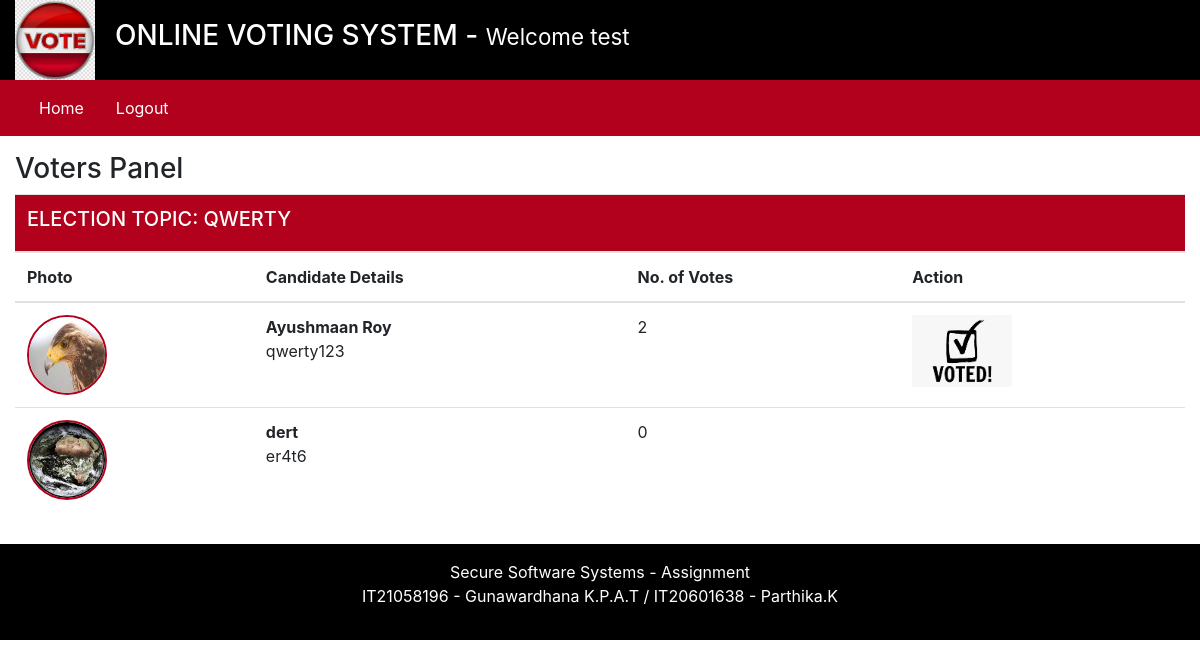
Screenshot of /voters/index.php (signed in) with the database file from the repository.
### tables this page shows
CREATE TABLE `elections` (
  `id` int(11) NOT NULL,
  `election_topic` varchar(255) DEFAULT NULL,
  `no_of_candidates` int(11) DEFAULT NULL,
  `starting_date` date DEFAULT NULL,
  `ending_date` date DEFAULT NULL,
  `status` varchar(45) DEFAULT NULL,
  `inserted_by` varchar(255) DEFAULT NULL,
  `inserted_on` date DEFAULT NULL
);

CREATE TABLE `candidate_details` (
  `id` int(11) NOT NULL,
  `election_id` int(11) DEFAULT NULL,
  `candidate_name` varchar(255) DEFAULT NULL,
  `candidate_details` varchar(45) DEFAULT NULL,
  `candidate_photo` text DEFAULT NULL,
  `inserted_by` varchar(255) DEFAULT NULL,
  `inserted_on` date DEFAULT NULL
);

### voters/index.php (the view, shortened to what this page needs)
<?php
    require_once("inc/header.php");
    require_once("inc/navigation.php");
?>
    <div class="row my-3">
        <div class="col-12">
            <h3> Voters Panel </h3>
            <?php
                $fetchingActiveElections = mysqli_query($db, "SELECT * FROM elections WHERE status = 'Active'") or die(mysqli_error($db));
                $totalActiveElections = mysqli_num_rows($fetchingActiveElections);
                if($totalActiveElections > 0)
                {
                    while($data = mysqli_fetch_assoc($fetchingActiveElections))
                    {
                        $election_id = $data['id'];
                        $election_topic = $data['election_topic'];
                ?>
                        <table class="table">
                            <thead>
                                <tr>
                                    <th colspan="4" class="bg-red text-white"><h5> ELECTION TOPIC: <?php echo strtoupper($election_topic); ?></h5></th>
                                </tr>
                                <tr>
                                    <th> Photo </th>
                                    <th> Candidate Details </th>
                                    <th> No. of Votes </th>
                                    <th> Action </th>
                                </tr>
                            </thead>
                            <tbody>
                            <?php
                                $fetchingCandidates = mysqli_query($db, "SELECT * FROM candidate_details WHERE election_id = '". $election_id ."'") or die(mysqli_error($db));
                                while($candidateData = mysqli_fetch_assoc($fetchingCandidates))
                                {
                                    $candidate_id = $candidateData['id'];
                                    $candidate_photo = $candidateData['candidate_photo'];
                                    $fetchingVotes = mysqli_query($db, "SELECT * FROM votings WHERE candidate_id = '". $candidate_id . "'") or die(mysqli_error($db));
                                    $totalVotes = mysqli_num_rows($fetchingVotes);
                            ?>
                                    <tr>
                                        <td> <img src="<?php echo $candidate_photo; ?>" class="candidate_photo"> </td>
                                        <td><?php echo "<b>" . $candidateData['candidate_name'] . "</b><br />" . $candidateData['candidate_details']; ?></td>
                                        <td><?php echo $totalVotes; ?></td>
                                        <td>
                                    <?php
                                            $checkIfVoteCasted = mysqli_query($db, "SELECT * FROM votings WHERE voters_id = '". $_SESSION['user_id'] ."' AND election_id = '". $election_id ."'") or die(mysqli_error($db));
                                            $isVoteCasted = mysqli_num_rows($checkIfVoteCasted);
                                            if($isVoteCasted > 0)
                                            {
                                                $voteCastedData = mysqli_fetch_assoc($checkIfVoteCasted);
                                                $voteCastedToCandidate = $voteCastedData['candidate_id'];
                                                if($voteCastedToCandidate == $candidate_id)
                                                {
                                    ?>
                                                    <img src="../assets/images/voted.png" width="100px;">
                                    <?php
                                                }
                                            }else {
                                    ?>
                                                <button class="btn btn-md btn-success" onclick="CastVote(<?php echo $election_id; ?>, <?php echo $candidate_id; ?>, <?php echo $_SESSION['user_id']; ?>)"> Vote </button>
                                    <?php
                                            }
                                    ?>
                                    </td>
                                    </tr>
                            <?php
                                }
                            ?>
                            </tbody>
                        </table>
                <?php
                    }
                }else {
                    echo "No any active election.";
                }
            ?>
        </div>
    </div>
<?php
    require_once("inc/footer.php");
?>

### voters/inc/header.php (shortened to what this page needs)
<!DOCTYPE html>
<html lang="en">
<head>
    <link rel="stylesheet" href="../assets/css/bootstrap.min.css">
    <link rel="stylesheet" href="../assets/css/style.css">
</head>
<body>
    <div class="container-fluid">
        <div class="row bg-black text-white">
            <div class="col-1">
                <img src="../assets/images/logo.jpeg" width="80px"/>
            </div>
            <div class="col-11 my-auto">
                <h3> ONLINE VOTING SYSTEM  - <small> Welcome  <?php echo $_SESSION['username']; ?></small> </h3>
            </div>
        </div>

### voters/inc/navigation.php (shortened to what this page needs)
<div class="row bg-red">
    <div class="col-12 bg-red">
    <nav class="navbar navbar-expand-lg navbar-light bg-red">
    <div class="collapse navbar-collapse" id="navbarSupportedContent">
        <ul class="navbar-nav mr-auto">
        <li class="nav-item">
            <a class="nav-link text-white mr-3" href="index.php">Home</a>
        </li>
        <li class="nav-item">
            <a class="nav-link text-white mr-3" href="../admin/logout.php">Logout</a>
        </li>
         </ul>
    </div>
    </nav>
</div>
</div>

### voters/inc/footer.php (shortened to what this page needs)
    <div class="row bg-black text-center text-white">
        <div class="col-12 my-3">
            <p> Secure Software Systems - Assignment  <br />
                IT21058196 - Gunawardhana K.P.A.T / IT20601638 - Parthika.K
            </p>
        </div>
    </div>
</div>
</body>
</html>

### assets/css/style.css (style rules this page uses)
.text-white { color: #fff; }
.bg-black { background-color: #000; }
.bg-red { background-color: #b2011c; }
.candidate_photo { width: 80px; height: 80px; border: 2px solid #b2011c; border-radius: 100%; }

### rows the page displays
elections: election_topic "QWERTY"
candidate_details: candidate_photo (picture), candidate_name "Ayushmaan Roy", candidate_details "qwerty123", totalVotes "2"
candidate_details: candidate_photo (picture), candidate_name "dert", candidate_details "er4t6", totalVotes "0"

### other values shown
$_SESSION['username'] "test"
